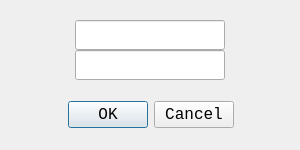
<?xml version="1.0" encoding="UTF-8"?>
<ui version="4.0">
 <class>dialog</class>
 <widget class="QDialog" name="dialog">
  <property name="geometry">
   <rect>
    <x>0</x>
    <y>0</y>
    <width>300</width>
    <height>150</height>
   </rect>
  </property>
  <property name="minimumSize">
   <size>
    <width>300</width>
    <height>150</height>
   </size>
  </property>
  <property name="maximumSize">
   <size>
    <width>300</width>
    <height>150</height>
   </size>
  </property>
  <property name="font">
   <font>
    <family>Monospace</family>
    <pointsize>12</pointsize>
   </font>
  </property>
  <property name="windowTitle">
   <string>Dialog</string>
  </property>
  <property name="autoFillBackground">
   <bool>true</bool>
  </property>
  <widget class="QDialogButtonBox" name="buttonBox">
   <property name="geometry">
    <rect>
     <x>0</x>
     <y>100</y>
     <width>301</width>
     <height>30</height>
    </rect>
   </property>
   <property name="sizePolicy">
    <sizepolicy hsizetype="Fixed" vsizetype="Fixed">
     <horstretch>0</horstretch>
     <verstretch>0</verstretch>
    </sizepolicy>
   </property>
   <property name="font">
    <font>
     <family>Monospace</family>
     <pointsize>12</pointsize>
    </font>
   </property>
   <property name="orientation">
    <enum>Qt::Horizontal</enum>
   </property>
   <property name="standardButtons">
    <set>QDialogButtonBox::Cancel|QDialogButtonBox::Ok</set>
   </property>
   <property name="centerButtons">
    <bool>true</bool>
   </property>
  </widget>
  <widget class="QLineEdit" name="name">
   <property name="geometry">
    <rect>
     <x>75</x>
     <y>20</y>
     <width>150</width>
     <height>30</height>
    </rect>
   </property>
  </widget>
  <widget class="QLineEdit" name="password">
   <property name="geometry">
    <rect>
     <x>75</x>
     <y>50</y>
     <width>150</width>
     <height>30</height>
    </rect>
   </property>
  </widget>
 </widget>
 <resources/>
 <connections>
  <connection>
   <sender>buttonBox</sender>
   <signal>accepted()</signal>
   <receiver>dialog</receiver>
   <slot>accept()</slot>
   <hints>
    <hint type="sourcelabel">
     <x>248</x>
     <y>254</y>
    </hint>
    <hint type="destinationlabel">
     <x>157</x>
     <y>274</y>
    </hint>
   </hints>
  </connection>
  <connection>
   <sender>buttonBox</sender>
   <signal>rejected()</signal>
   <receiver>dialog</receiver>
   <slot>reject()</slot>
   <hints>
    <hint type="sourcelabel">
     <x>316</x>
     <y>260</y>
    </hint>
    <hint type="destinationlabel">
     <x>286</x>
     <y>274</y>
    </hint>
   </hints>
  </connection>
 </connections>
</ui>
